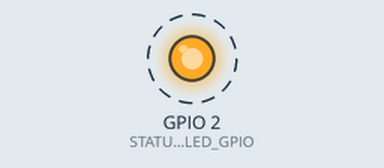
Recording of a sketch running on a simulated ESP32. Parts: output pins drawn as LEDs (lit = HIGH). Dashed ring = blinking. WiFi joins after 1.5 s; servers stay silent unless stated; random numbers use the default seed unless the sketch sets one; no MQTT or app messages arrive unless stated; what the sketch prints to the serial monitor is not drawn.

Above: at 0.43 s.
Timing chart, 0 to 3.3 s (numbered marks = the images above):
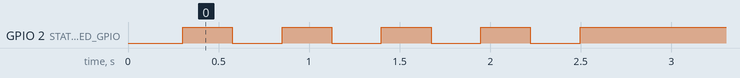

The sketch:

main.ino
```cpp
/*
Выполнила бригада №3
Участники:
- Павлов Аркадий - ответственный за схемы
- Малков Максим - ответственный за код
- Авдеев Евгений - ответственный за отчеты
*/

#include <Arduino.h>
#include <WiFi.h>
#include <PubSubClient.h>

// Параметры учебной Wi-Fi сети (по правилам курса).
static constexpr const char* WIFI_SSID = "Velxio-GUEST";
static constexpr const char* WIFI_PASSWORD = "";

// Параметры MQTT-брокера из docker-compose (EMQX).
static constexpr const char* MQTT_BROKER_HOST = "172.30.0.10";
static constexpr uint16_t MQTT_BROKER_PORT = 1883;
static constexpr const char* MQTT_CLIENT_ID = "esp32_week11_meteo_moscow_5404";
static constexpr const char* MQTT_TOPIC_METEO = "iot_practice/5404/meteo";

// Базовые координаты Москвы (центр), используем как опорную точку.
static constexpr float MOSCOW_BASE_LAT = 55.7558f;
static constexpr float MOSCOW_BASE_LON = 37.6176f;

// Интервалы обслуживания сети и публикации телеметрии.
static constexpr uint32_t WIFI_RECONNECT_INTERVAL_MS = 5000;
static constexpr uint32_t MQTT_RECONNECT_INTERVAL_MS = 2500;
static constexpr uint32_t PUBLISH_INTERVAL_MS = 5000;
static constexpr uint32_t STATUS_BLINK_INTERVAL_MS = 250;

// Встроенный светодиод ESP32 используем как индикатор состояния связи.
static constexpr uint8_t STATUS_LED_GPIO = 2;

WiFiClient wifiClient;
PubSubClient mqttClient(wifiClient);

unsigned long lastWifiReconnectTryMs = 0;
unsigned long lastMqttReconnectTryMs = 0;
unsigned long lastPublishMs = 0;
unsigned long lastStatusBlinkMs = 0;

bool wifiConnectedLogged = false;
bool mqttConnectedLogged = false;

// Текущее состояние "датчика": плавно меняем температуру и давление,
// чтобы карта получала правдоподобные последовательные значения.
float currentTemperature = 21.5f;
float currentPressure = 1012.0f;
float currentLat = MOSCOW_BASE_LAT;
float currentLon = MOSCOW_BASE_LON;

static void updateStatusLed() {
  const bool wifiReady = (WiFi.status() == WL_CONNECTED);
  const bool mqttReady = mqttClient.connected();

  if (wifiReady && mqttReady) {
    digitalWrite(STATUS_LED_GPIO, HIGH);
    return;
  }

  const unsigned long now = millis();
  if (now - lastStatusBlinkMs >= STATUS_BLINK_INTERVAL_MS) {
    lastStatusBlinkMs = now;
    digitalWrite(STATUS_LED_GPIO, !digitalRead(STATUS_LED_GPIO));
  }
}

static void connectWifiIfNeeded() {
  const wl_status_t status = WiFi.status();
  if (status == WL_CONNECTED) {
    if (!wifiConnectedLogged) {
      Serial.printf("[WiFi] connected to %s, ip=%s\n",
                    WIFI_SSID,
                    WiFi.localIP().toString().c_str());
      wifiConnectedLogged = true;
    }
    return;
  }

  if (wifiConnectedLogged) {
    Serial.printf("[WiFi] connection lost, status=%d\n", static_cast<int>(status));
    wifiConnectedLogged = false;
    mqttConnectedLogged = false;
  }

  const unsigned long now = millis();
  if (now - lastWifiReconnectTryMs < WIFI_RECONNECT_INTERVAL_MS) {
    return;
  }
  lastWifiReconnectTryMs = now;

  Serial.printf("[WiFi] reconnecting to %s\n", WIFI_SSID);
  WiFi.disconnect();
  WiFi.begin(WIFI_SSID, WIFI_PASSWORD);
}

static void connectMqttIfNeeded() {
  if (WiFi.status() != WL_CONNECTED) {
    return;
  }

  if (mqttClient.connected()) {
    if (!mqttConnectedLogged) {
      Serial.printf("[MQTT] connected to %s:%u\n", MQTT_BROKER_HOST, MQTT_BROKER_PORT);
      mqttConnectedLogged = true;
    }
    return;
  }

  const unsigned long now = millis();
  if (now - lastMqttReconnectTryMs < MQTT_RECONNECT_INTERVAL_MS) {
    return;
  }
  lastMqttReconnectTryMs = now;
  mqttConnectedLogged = false;

  Serial.printf("[MQTT] connecting, clientId=%s\n", MQTT_CLIENT_ID);
  if (mqttClient.connect(MQTT_CLIENT_ID)) {
    Serial.println("[MQTT] connect success");
  } else {
    Serial.printf("[MQTT] connect failed, rc=%d\n", mqttClient.state());
  }
}

static void updateSyntheticMeteo() {
  // Температура: меняем на небольшой шаг, удерживаем в разумных границах.
  const float tempDelta = static_cast<float>(random(-8, 9)) / 10.0f;  // [-0.8; +0.8]
  currentTemperature += tempDelta;
  if (currentTemperature < -20.0f) {
    currentTemperature = -20.0f;
  } else if (currentTemperature > 35.0f) {
    currentTemperature = 35.0f;
  }

  // Давление: небольшой дрейф в типичном диапазоне.
  const float pressureDelta = static_cast<float>(random(-5, 6)) / 10.0f;  // [-0.5; +0.5]
  currentPressure += pressureDelta;
  if (currentPressure < 980.0f) {
    currentPressure = 980.0f;
  } else if (currentPressure > 1040.0f) {
    currentPressure = 1040.0f;
  }

  // Координаты: легкая "дрожь" вокруг Москвы, чтобы видеть обновление метки.
  currentLat = MOSCOW_BASE_LAT + static_cast<float>(random(-50, 51)) / 10000.0f;
  currentLon = MOSCOW_BASE_LON + static_cast<float>(random(-50, 51)) / 10000.0f;
}

static void publishMeteoIfNeeded() {
  if (!mqttClient.connected()) {
    return;
  }

  const unsigned long now = millis();
  if (now - lastPublishMs < PUBLISH_INTERVAL_MS) {
    return;
  }
  lastPublishMs = now;

  updateSyntheticMeteo();

  char payload[192];
  snprintf(
      payload,
      sizeof(payload),
      "{\"lon\":%.6f,\"lat\":%.6f,\"temperature\":%.1f,\"pressure\":%.1f,\"city\":\"Moscow\"}",
      currentLon,
      currentLat,
      currentTemperature,
      currentPressure);

  const bool ok = mqttClient.publish(MQTT_TOPIC_METEO, payload, false);
  Serial.printf("[MQTT] publish topic=%s payload=%s result=%s\n",
                MQTT_TOPIC_METEO,
                payload,
                ok ? "ok" : "fail");
}

void setup() {
  Serial.begin(115200);
  delay(300);
  Serial.println();
  Serial.println("[BOOT] Week 11 map telemetry sender (Moscow)");

  pinMode(STATUS_LED_GPIO, OUTPUT);
  digitalWrite(STATUS_LED_GPIO, LOW);

  randomSeed(static_cast<uint32_t>(esp_random()));

  WiFi.mode(WIFI_STA);
  WiFi.begin(WIFI_SSID, WIFI_PASSWORD);

  mqttClient.setServer(MQTT_BROKER_HOST, MQTT_BROKER_PORT);
}

void loop() {
  connectWifiIfNeeded();
  connectMqttIfNeeded();

  if (mqttClient.connected()) {
    mqttClient.loop();
  }

  publishMeteoIfNeeded();
  updateStatusLed();
  delay(30);
}
```

Measured:
- by itself, GPIO 2 (STATUS_LED_GPIO): alternates HIGH for 0.27 s and LOW for 0.27 s, 9 changes in all, then stays HIGH
